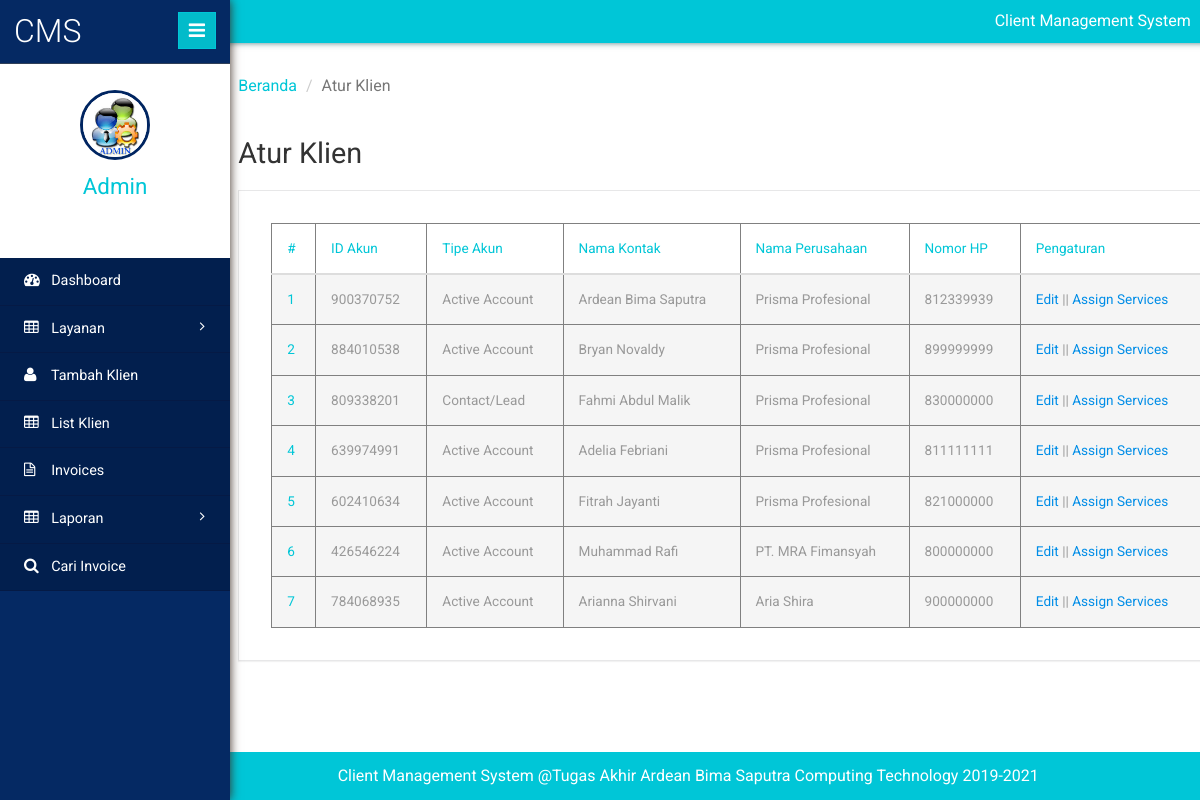
The page /admin/manage-client.php (signed in) on the database its author committed.
### tables this page shows
CREATE TABLE `tblclient` (
  `ID` int(10) NOT NULL,
  `AccountID` int(10) DEFAULT NULL,
  `AccountType` varchar(50) DEFAULT NULL,
  `ContactName` varchar(120) DEFAULT NULL,
  `CompanyName` varchar(120) DEFAULT NULL,
  `Address` varchar(200) DEFAULT NULL,
  `City` varchar(120) DEFAULT NULL,
  `State` varchar(120) DEFAULT NULL,
  `ZipCode` int(10) DEFAULT NULL,
  `Workphnumber` bigint(12) DEFAULT NULL,
  `Cellphnumber` bigint(12) DEFAULT NULL,
  `Otherphnumber` bigint(12) DEFAULT NULL,
  `Email` varchar(200) DEFAULT NULL,
  `WebsiteAddress` varchar(200) DEFAULT NULL,
  `Notes` mediumtext DEFAULT NULL,
  `Password` varchar(200) NOT NULL,
  `CreationDate` timestamp NULL DEFAULT current_timestamp()
);

### admin/manage-client.php (the view, shortened to what this page needs)
<?php
include('includes/dbconnection.php');
if (strlen($_SESSION['clientmsaid']==0)) {
  header('location:logout.php');
  } else{
  	?>
<!DOCTYPE HTML>
<html>
<head>
	<link href="css/bootstrap.min.css" rel='stylesheet' type='text/css' />
	<link href="css/style.css" rel='stylesheet' type='text/css' />
	<link href="css/font-awesome.css" rel="stylesheet">
	<link rel="stylesheet" href="css/icon-font.min.css" type='text/css' />
</head>
<body>
	<div class="page-container">
		<div class="left-content">
			<div class="inner-content">
				<?php include_once('includes/header.php');?>
				<div class="outter-wp">
					<div class="sub-heard-part">
						<ol class="breadcrumb m-b-0">
							<li><a href="dashboard.php">Beranda</a></li>
							<li class="active">Atur Klien</li>
						</ol>
					</div>
					<div class="graph-visual tables-main">
						<h3 class="inner-tittle two">Atur Klien </h3>
						<div class="graph">
							<div class="tables">
								<table class="table" border="1"> <thead> <tr> <th>#</th>
									<th>ID Akun</th>
									 <th>Tipe Akun</th>
									 <th>Nama Kontak</th>
									 <th>Nama Perusahaan</th>
									 <th>Nomor HP</th>
									 <th>Pengaturan</th>
									  </tr>
									   </thead>
									    <tbody>
									    	<?php
$sql="SELECT * from tblclient";
$query = $dbh -> prepare($sql);
$query->execute();
$results=$query->fetchAll(PDO::FETCH_OBJ);
$cnt=1;
if($query->rowCount() > 0)
{
foreach($results as $row)
{               ?>
									     <tr class="active">
									      <th scope="row"><?php echo htmlentities($cnt);?></th>
									       <td><?php  echo htmlentities($row->AccountID);?></td>
									        <td><?php  echo htmlentities($row->AccountType);?></td>
									         <td><?php  echo htmlentities($row->ContactName);?></td>
									         <td><?php  echo htmlentities($row->CompanyName);?></td>
									         <td><?php  echo htmlentities($row->Workphnumber);?></td>
									        <td><a href="edit-client-details.php?editid=<?php echo $row->ID;?>">Edit</a>  ||  <a href="add-client-services.php?addid=<?php echo $row->ID;?>">Assign Services</a></td>
									     </tr>
									     <?php $cnt=$cnt+1;}} ?>
									     </tbody> </table>
							</div>
						</div>
					</div>
				</div>
				<?php include_once('includes/footer.php');?>
			</div>
		</div>
		<?php include_once('includes/sidebar.php');?>
	</div>
</body>
</html>
<?php }  ?>

### admin/includes/header.php (shortened to what this page needs)
<div class="header-section">
        <div class="top_menu">
          <div class="profile_details_left">
            <ul class="nofitications-dropdown">
              <p style="padding-top: 10px;color: white;text-align: center;">Client Management System</p>
            </ul>
          </div>
          <div class="clearfix"></div>
        </div>
      </div>

### admin/includes/footer.php
<footer>
           <p>Client Management System @Tugas Akhir Ardean Bima Saputra Computing Technology 2019-2021</p>
       </footer>

### admin/includes/sidebar.php (shortened to what this page needs)
 <div class="sidebar-menu">
    <header class="logo">
        <a href="#" class="sidebar-icon"> <span class="fa fa-bars"></span> </a> <a href="dashboard.php"> <span id="logo"> <h1>CMS</h1></span>
        </a>
    </header>
    <div class="down">
        <?php
$aid=$_SESSION['clientmsaid'];
$sql="SELECT AdminName from  tbladmin where ID=:aid";
$query = $dbh -> prepare($sql);
$query->bindParam(':aid',$aid,PDO::PARAM_STR);
$query->execute();
$results=$query->fetchAll(PDO::FETCH_OBJ);
$cnt=1;
if($query->rowCount() > 0)
{
foreach($results as $row)
{               ?>
        <a href="dashboard.php"><img src="images/images.jpg" height="70" width="70"></a>
        <a href="dashboard.php"><span class=" name-caret"><?php  echo $row->AdminName;?></span></a>
        <?php $cnt=$cnt+1;}} ?>
        <ul>
            <li><a class="tooltips" href="admin-profile.php"><span>Profil</span><i class="lnr lnr-user"></i></a></li>
            <li><a class="tooltips" href="change-password.php"><span>Pengaturan</span><i class="lnr lnr-cog"></i></a></li>
            <li><a class="tooltips" href="logout.php"><span>Keluar</span><i class="lnr lnr-power-switch"></i></a></li>
        </ul>
    </div>
    <div class="menu">
        <ul id="menu" >
            <li><a href="dashboard.php"><i class="fa fa-tachometer"></i> <span>Dashboard</span></a></li>
            <li id="menu-academico" ><a href="#"><i class="fa fa-table"></i> <span> Layanan</span> <span class="fa fa-angle-right" style="float: right"></span></a>
            </li>
            <li><a href="add-client.php"><i class="fa fa-user"></i> <span>Tambah Klien</span></a></li>
            <li><a href="manage-client.php"><i class="fa fa-table"></i> <span>List Klien</span></a></li>
            <li><a href="invoices.php"><i class="fa fa-file-text-o"></i> <span>Invoices</span></a></li>
            <li id="menu-academico" ><a href="#"><i class="fa fa-table"></i> <span> Laporan</span> <span class="fa fa-angle-right" style="float: right"></span></a>
            </li>
            <li><a href="search-invoices.php"><i class="fa fa-search"></i> <span>Cari Invoice</span></a></li>
        </ul>
    </div>
</div>

### rows shown on the page
tblclient: AccountID "900370752", AccountType "Active Account", ContactName "Ardean Bima Saputra", CompanyName "Prisma Profesional", Workphnumber "812339939"
tblclient: AccountID "884010538", AccountType "Active Account", ContactName "Bryan Novaldy", CompanyName "Prisma Profesional", Workphnumber "899999999"
tblclient: AccountID "809338201", AccountType "Contact/Lead", ContactName "Fahmi Abdul Malik", CompanyName "Prisma Profesional", Workphnumber "830000000"
tblclient: AccountID "639974991", AccountType "Active Account", ContactName "Adelia Febriani", CompanyName "Prisma Profesional", Workphnumber "811111111"
tblclient: AccountID "602410634", AccountType "Active Account", ContactName "Fitrah Jayanti", CompanyName "Prisma Profesional", Workphnumber "821000000"
tblclient: AccountID "426546224", AccountType "Active Account", ContactName "Muhammad Rafi", CompanyName "PT. MRA Fimansyah", Workphnumber "800000000"
tblclient: AccountID "784068935", AccountType "Active Account", ContactName "Arianna Shirvani", CompanyName "Aria Shira", Workphnumber "900000000"

### other values the page prints
$row->AdminName "Admin"
